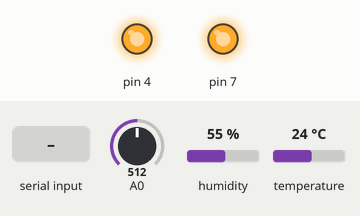
The sketch below on a simulated Arduino Uno, built with avr-gcc and run on an emulated ATmega328P. Shown: output pins drawn as LEDs (lit = HIGH). Inputs (shaded band) come from the test bench; at power-on: A0 = 512, humidity 55 %, temperature 24 °C. The local clock reads 2024-03-15 10:24:30 at power-on unless the sketch sets it; what the sketch prints to the serial monitor is not drawn.

Above: at 1.4 s.
1.5 s: "5\n" received over Serial
At 3.1 s:
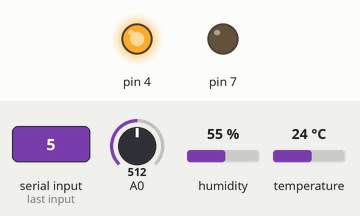
3.7 s: byte 49 ('1') received over Serial
5.2 s: byte 50 ('2') received over Serial
6.7 s: byte 51 ('3') received over Serial
8.2 s: "1\n" received over Serial
9.7 s: "2\n" received over Serial
At 11.0 s:
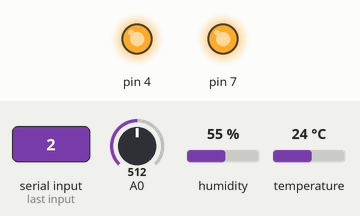
Timing chart, 0 to 12.5 s (numbered marks = the images above; inputs shaded):
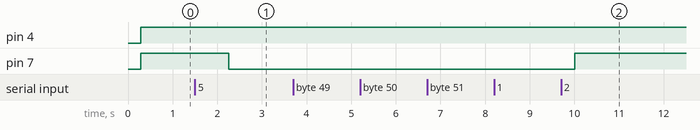

The sketch:

AutomatedPlanterCode.ino
```cpp
//  DHT20.cpp and DHT20.h provided by Rob Tillaart, code for readings taken and edited from demo for DHT20
//     URL: https://github.com/RobTillaart/DHT20
//  RTClib.h, RTClib.cpp, and RTC_DS3231.cpp provided by Adafruit contributors
//     URL: https://github.com/adafruit/RTClib
//  Adafruit_I2CDevice.h and Adafruit_I2CDevice.cpp provided by Adafruit contributors
//  readline method taken from LTEDemo on Botletics github contributed to by Timothy Woo and David Bendory
//  https://github.com/botletics/Botletics-SIM7000/blob/main/examples/LTE_Demo/LTE_Demo.ino

//  File written and completed by Joseph Carter 03/20/2024
//  File to control Valve and Lights for a Planter for maintaining plants, menu included for user control using USB cable

// Humidity and Moisture readings handled by DHT20 header file
#include "DHT20.h"
//Create DHT20 object
DHT20 DHT;

//Default Hour to turn on is 9 am and default Hour off is 6 pm.
int Hron = 9;
int Hroff = 18;
//Create SoilMoistureValue variable
int soilMoistureValue = 0;
//Set Dry and wet thresholds
const int DryValue = 400;
const int WetValue = 360;

// Date and time functions using a DS3231 RTC connected via I2C and Wire lib
#include "RTClib.h"
// readline method to read multiple chars for changing time on and timeoff, see note above
uint8_t readline(char *buff, uint8_t maxbuff, uint16_t timeout = 0);

//Create DS3231 object named rtc, days of week are specified for setting time, but not used in code otherwise.
RTC_DS3231 rtc;
char daysOfTheWeek[7][12] = {"Sunday", "Monday", "Tuesday", "Wednesday", "Thursday", "Friday", "Saturday"};


void setup () {
  Serial.begin(9600);
  Wire.begin();
  DHT.begin();
  //Set pinmode of 4 and 7 to output so that they will output full 5V
  pinMode(4, OUTPUT);
  pinMode(7, OUTPUT);
  if (! rtc.begin()) {
    Serial.flush();
    while (1) delay(10);
  }
  //Print menu for user on startup
  printmenu();
}
// Menu of user choices printed to Serial monitor
void printmenu(void) {
  Serial.println();
  Serial.println(" Automated Planter Control System Menu:");
  Serial.println("***************************************");
  Serial.println(" 1. Print Clock time");
  Serial.println(" 2. Print Humidity and Temperature Reading");
  Serial.println(" 3. Set time for lights on and lights off");
  Serial.println(" 4. Print Current lights on and lights off time");
  Serial.println(" 5. Reset Time to file compilation");
  Serial.println(" Enter Number for Selection in Message box of Serial Monitor");
}


void loop () {

    DateTime now = rtc.now();
    while (Serial.available() > 0) {

    //char variable named option created and set to be equal to next user input, selection is printed for debug purposes
    char option = Serial.read();
    Serial.println(option);
    //Switch case based on option started, each option will print the menu again to remind user of options
    switch (option) {
      //Print only time on clock, excludes date info.
        case '1': {
          Serial.print("Current time: ");
          Serial.print(now.hour(), DEC);
          Serial.print(':');
          Serial.print(now.minute(), DEC);
          Serial.print(':');
          Serial.print(now.second(), DEC);
          Serial.println();
          printmenu();
          break;
        }
        //Reads Humidity, temperature and soil moisture reading at current time. DHT20 reading code taken and edited from DHT20 demo by Rob Tillaart
        // https://github.com/RobTillaart/DHT20/blob/master/examples/DHT20/DHT20.ino
        case '2':{
          //Starts reading humidity and temperature data
          uint32_t start = micros();
          int status = DHT.read();
          uint32_t stop = micros();

      Serial.println();
      Serial.println("Humidity (%)\tTemp (°C)\tTime (µs)");

    //Displays data up to 1 decimal point
    Serial.print(DHT.getHumidity(), 1);
    Serial.print("\t\t");
    Serial.print(DHT.getTemperature(), 1);
    Serial.print("\t\t");
    Serial.print(stop - start);
    Serial.print("\t\t");
    Serial.print("\n");
    soilMoistureValue = analogRead(A0);
    Serial.println("Soil Moisture Reading:");
    Serial.println(soilMoistureValue);
    printmenu();
    break;

   }
  // Updates timeon and timeoff based on user input
        case '3': {

          // Array to hold hour input
          char time[2];
          // Clears serial port to avoid errors, without this 48 is added to input
          while (Serial.available())
              Serial.read();
          //user input collected for hour for lights to turn off, input converted into integer
          Serial.println("Input Hour for Lights to turn off(00-23)");
          while (! Serial.available() ) {
          }
          readline(time, 1);
          Hroff = atoi(time);
          //check just in case user accidentaly inputs time over allowed time
          if(Hroff>23){
            Serial.println("Not a valid time, try again.");
            printmenu();
            break;
          }
          //Print inputted Hroff for debugging
          Serial.println("This is Hroff");
          Serial.println(Hroff);
          //Similar input collection to above
          Serial.println("Input Hour for Lights to turn on(00-23)");
          while (! Serial.available() ) {
          }
          readline(time, 1);
          Hron = atoi(time);
          //similar check to above
          if(Hron>23){
            Serial.println("Not a valid time, try again.");
            printmenu();
            break;
          }
          Serial.println("This is Hron");
          Serial.println(Hron);
          Serial.println();
          printmenu();
          break;
        }
        // prints message Telling time lights turn off and time lights turn on
        case '4': {

          Serial.print("Time off  ");
          Serial.print(Hroff);
          Serial.print(":00");
          Serial.println();
          Serial.print("Time on   ");
          Serial.print(Hron);
          Serial.print(":00");
          printmenu();
          break;
        }
        //Sets time on real time clock to file compilation time
        case '5': {
          rtc.adjust(DateTime(F(__DATE__), F(__TIME__)));
        }
        //Catches errors in input such as inputting non numerical options or numbers outside of options.
        default : {

          Serial.println("Input doesn't match any menu options try again.");
          printmenu();
          break;
        }
    }
    }

  //Two if loops used in case user wants lights to turn on earlier in day or later in day
  if(Hron<Hroff){
    //If time on real time clock is higher than time lights should turn on, write 5V to light switch
    if(now.hour()>=Hron && now.hour()<Hroff){
      digitalWrite(7,HIGH);
      //digitalWrite(8,HIGH);
    }
    //If time on real time clock is greater than time lights should turn off, write 0V to light switch
    else if (now.hour()>=Hroff){
      digitalWrite(7,LOW);
      //digitalWrite(8,LOW);
    }
  }
  else{
    //similar to above
    if(now.hour()>=Hron){
      digitalWrite(7,HIGH);
      //digitalWrite(8,HIGH);
    }
    //similar to above
    else if (now.hour()>=Hroff && now.hour()<Hron){
      digitalWrite(7,LOW);
      //digitalWrite(8,LOW);
    }
  }

  //Read soil moisture sensor, then compare value to dry and wet threshold to determine if plant needs to be watered
  soilMoistureValue = analogRead(A0);
  //If the moisture reading is higher than the dryvalue (If sensor is drier than dry threshold) write 5V to relay
  if(soilMoistureValue>DryValue){
    digitalWrite(4,HIGH);
  }
  //If moisture reading is lower than wetvalue (If sensor is wetter than wet threshold) write 0V to relay
  else if (soilMoistureValue<WetValue){
    digitalWrite(4,LOW);

  }

}
// Used to collect multiple char input, taken from LTEDemo from botletics github contributed by Timothy Woo and David Bendory
// https://github.com/botletics/Botletics-SIM7000/blob/main/examples/LTE_Demo/LTE_Demo.ino
uint8_t readline(char *buff, uint8_t maxbuff, uint16_t timeout) {
  uint16_t buffidx = 0;
  boolean timeoutvalid = true;
  if (timeout == 0) timeoutvalid = false;

  while (true) {
    if (buffidx > maxbuff) {
      break;
    }

    while (Serial.available()) {
      char c =  Serial.read();

      if (c == '\r') continue;
      if (c == 0xA) {
        if (buffidx == 0)   // the first 0x0A is ignored
          continue;

        timeout = 0;         // the second 0x0A is the end of the line
        timeoutvalid = true;
        break;
      }
      buff[buffidx] = c;
      buffidx++;
    }

    if (timeoutvalid && timeout == 0) {
      break;
    }
    delay(1);
  }
  buff[buffidx] = 0;  // null term
  return buffidx;
}
```

Measured:
- after the input at 1.5 s, pin 7: HIGH → LOW after 0.75 s
- after the input at 3.7 s, every drawn part: stays the same
- after the input at 5.2 s, every drawn part: stays the same
- after the input at 6.7 s, every drawn part: stays the same
- after the input at 8.2 s, every drawn part: stays the same
- after the input at 9.7 s, pin 7: LOW → HIGH after 0.31 s
